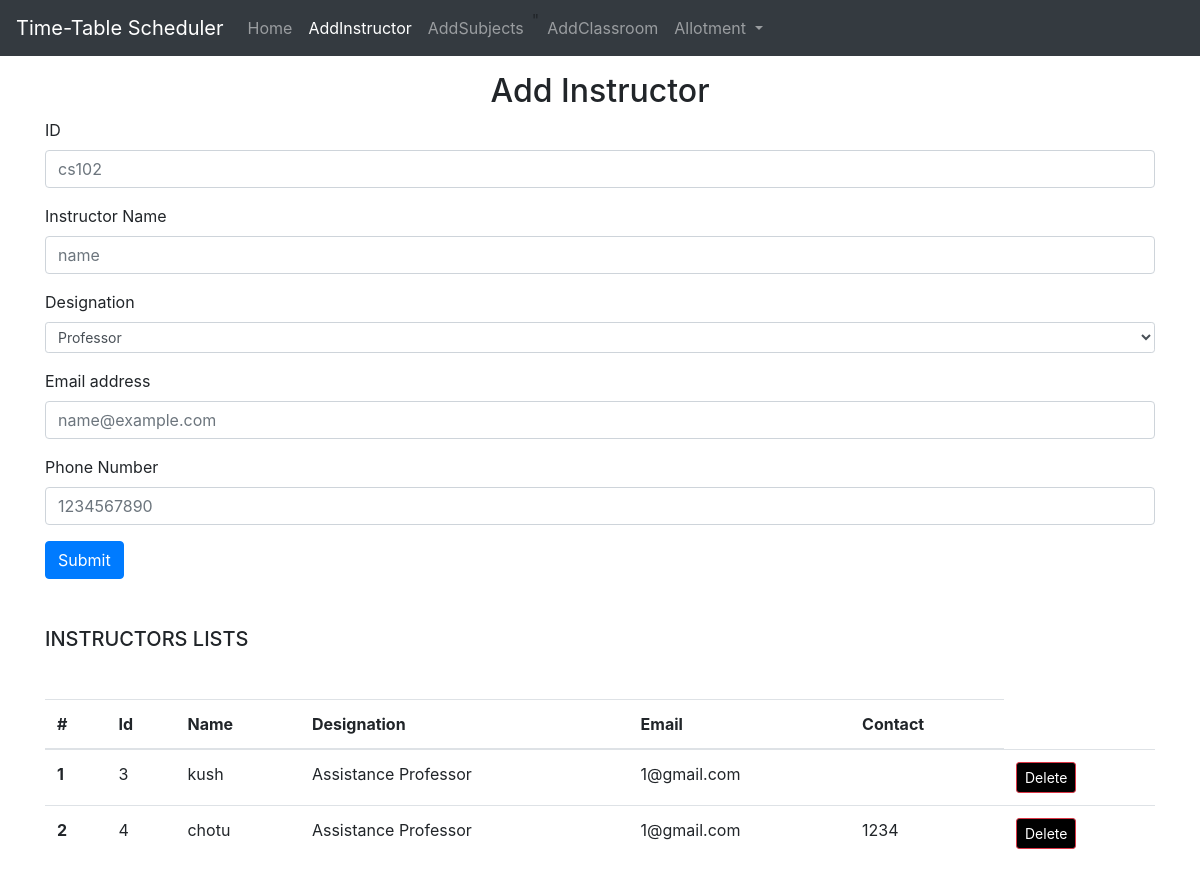
/addinstructor/, run on an earlier commit of the app's database.
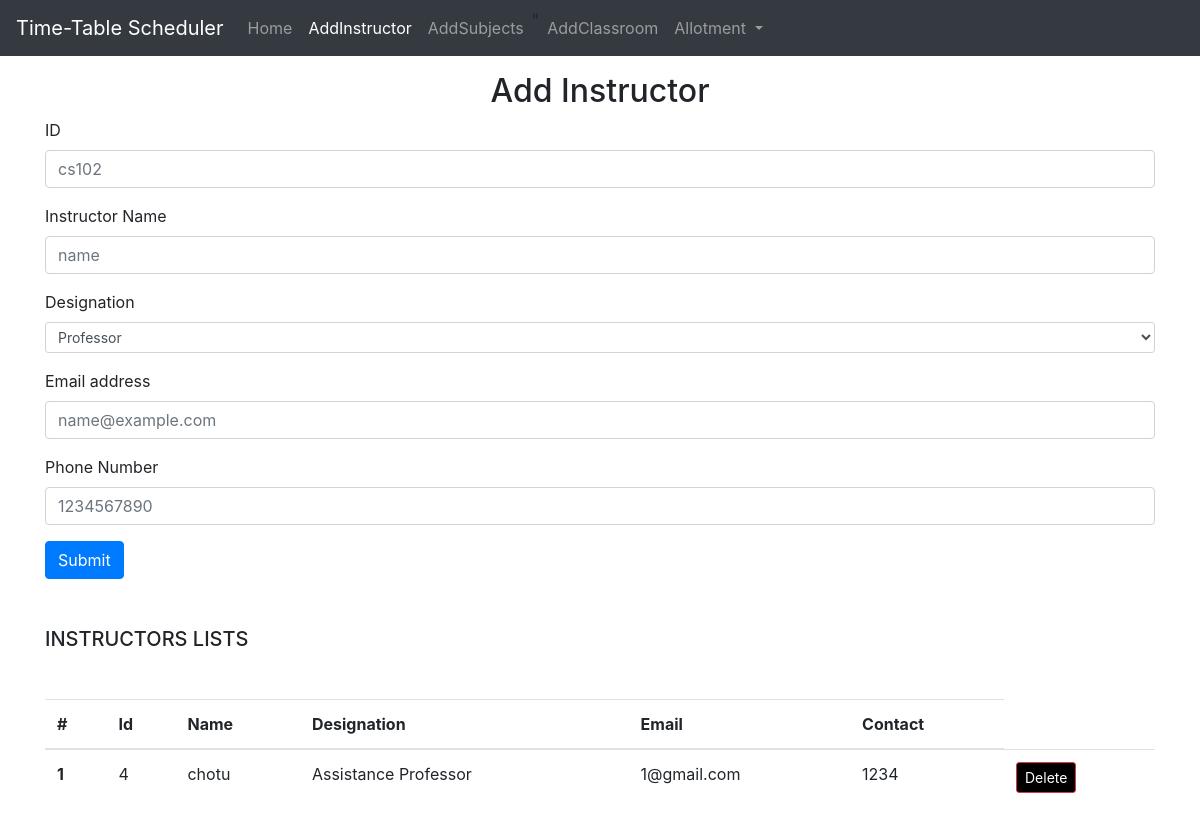
And on a later commit of the database.
### home/models.py (models this page shows, shortened)
class Instructor(models.Model):
    instructorid = models.CharField(primary_key=True, max_length=10)
    name = models.CharField(max_length=100)
    designation = models.CharField(max_length=20, default='professor')
    email = models.EmailField()
    phone = models.CharField(max_length=15)

### home/views.py (the view, shortened to what this page needs)
# urls.py: path('addinstructor/',views.addinstructor,name="addinstructor"),
def addinstructor(request):
    context = {'success': False}
    allinst = Instructor.objects.all()
    context['addinstructor'] = allinst
    return render(request, 'addinstructor.html', context)

### templates/addinstructor.html (shortened to what this page needs)
{% extends "base.html" %}
{% block addinstructoractive %}active{% endblock addinstructoractive %}
{% block body %}
    <div class= "container my-3">
        <h2 class="text-center">Add Instructor </h2>
        <form action="" method="post">
            <div class="form-group">
              <label for="name">ID</label>
              <input type="text" class="form-control" id="instructorid" name="instructorid" placeholder="cs102">
            </div>
            <div class="form-group">
              <label for="name">Instructor Name</label>
              <input type="text" class="form-control" id="name" name="name" placeholder="name">
            </div>
            <div class="form-group">
                <label for="designation">Designation</label>
                <select class="form-control form-control-sm" name="designation">
                    <option>Professor</option>
                </select>
                </div>
            <div class="form-group">
                <label for="exampleFormControlInput1">Email address</label>
                <input type="email" class="form-control" id="email" name="email" placeholder="name@example.com">
              </div>
              <div class="form-group">
                <label for="phone">Phone Number</label>
                <input type="phone" class="form-control" id="phone" name="phone" placeholder="1234567890">
              </div>
            <button type="submit" class="btn btn-primary">Submit</button>
          </form>
      </div>
      <div class="container my-5">
        <h5>INSTRUCTORS LISTS</h5>
        <table class="table my-5">
          <thead>
            <tr>
              <th scope="col">#</th>
              <th scope="col">Id</th>
              <th scope="col">Name</th>
              <th scope="col">Designation</th>
              <th scope="col">Email</th>
              <th scope="col">Contact</th>
            </tr>
          </thead>
          <tbody>
          {% for instructor in addinstructor %}
    <tr>
      <th scope="row">{{ forloop.counter }}</th>
      <td>{{ instructor.instructorid }}</td>
      <td>{{ instructor.name }}</td>
      <td>{{ instructor.designation}}</td>
      <td>{{ instructor.email }}</td>
      <td>{{ instructor.phone}}</td>
      <td>
        <form action="{% url 'delete-instructor' instructor.instructorid %}" method="post">
          <button type="submit" class="btn btn-danger btn-sm" style="background-color:black">Delete</button>
        </form>
      </td>
      </tr>
      {% endfor %}
    </tbody>
        </table>
      </div>
    {% endblock body %}

What changed in the data, as far as the page shows it:
removed Instructor: instructorid "3", name "kush", designation "Assistance Professor", email "1@gmail.com"
